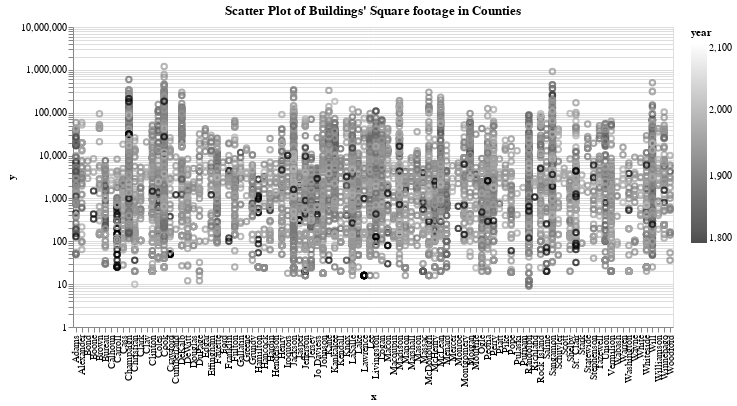

Notebook source saved alongside this figure:
### Code cell
vis2 = alt.Chart(vis2_df, width=600, title="Scatter Plot of Buildings' Square footage in Counties").mark_point().encode(
    alt.X("x:O"),
    alt.Y("y:Q", scale=alt.Scale(type="log")),
    alt.Color("year:Q", scale=alt.Scale(domain=[1800, 2100], range=["#000000", "#ffffff"]))
)

vis2

### Figure 1 — Vega-Lite specification as saved in the notebook (floating-point values rounded to 4 significant figures; data arrays with more than 128 entries replaced by an {"elided": "..."} marker saying what was removed)
{"config": {"view": {"continuousWidth": 300, "continuousHeight": 300}}, "data": {"name": "data-6518ff31a677bcc86c36cbbc94655cb4"}, "mark": {"type": "point"}, "encoding": {"color": {"field": "year", "scale": {"domain": [1800, 2100], "range": ["#000000", "#ffffff"]}, "type": "quantitative"}, "x": {"field": "x", "type": "ordinal"}, "y": {"field": "y", "scale": {"type": "log"}, "type": "quantitative"}}, "title": "Scatter Plot of Buildings' Square footage in Counties", "width": 600, "$schema": "https://vega.github.io/schema/vega-lite/v5.15.1.json", "datasets": {"data-6518ff31a677bcc86c36cbbc94655cb4": {"elided": "8780 records"}}}
